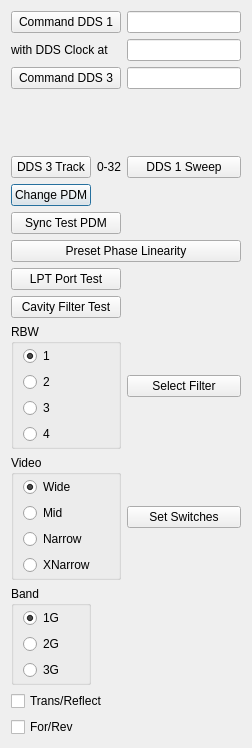
<?xml version="1.0" encoding="UTF-8"?>
<ui version="4.0">
 <class>dialogSpecialTests</class>
 <widget class="QDialog" name="dialogSpecialTests">
  <property name="geometry">
   <rect>
    <x>0</x>
    <y>0</y>
    <width>252</width>
    <height>748</height>
   </rect>
  </property>
  <property name="windowTitle">
   <string>Special Tests</string>
  </property>
  <layout class="QGridLayout" name="gridLayout">
   <item row="2" column="2">
    <widget class="QLineEdit" name="dds3out"/>
   </item>
   <item row="1" column="2">
    <widget class="QLineEdit" name="masclkf"/>
   </item>
   <item row="5" column="0">
    <widget class="QPushButton" name="pdminv">
     <property name="text">
      <string>Change PDM</string>
     </property>
    </widget>
   </item>
   <item row="4" column="1">
    <widget class="QLabel" name="dds3trktxt">
     <property name="text">
      <string>0-32</string>
     </property>
    </widget>
   </item>
   <item row="4" column="2">
    <widget class="QPushButton" name="dds1track">
     <property name="text">
      <string>DDS 1 Sweep</string>
     </property>
    </widget>
   </item>
   <item row="0" column="2">
    <widget class="QLineEdit" name="dds1out"/>
   </item>
   <item row="8" column="0" colspan="2">
    <widget class="QPushButton" name="lpttest">
     <property name="text">
      <string>LPT Port Test</string>
     </property>
    </widget>
   </item>
   <item row="9" column="0" colspan="2">
    <widget class="QPushButton" name="cftest">
     <property name="text">
      <string>Cavity Filter Test</string>
     </property>
    </widget>
   </item>
   <item row="6" column="0" colspan="2">
    <widget class="QPushButton" name="insert">
     <property name="text">
      <string>Sync Test PDM</string>
     </property>
    </widget>
   </item>
   <item row="7" column="0" colspan="3">
    <widget class="QPushButton" name="prevnalin">
     <property name="text">
      <string>Preset Phase Linearity</string>
     </property>
    </widget>
   </item>
   <item row="2" column="0" colspan="2">
    <widget class="QPushButton" name="DDS3">
     <property name="text">
      <string>Command DDS 3</string>
     </property>
    </widget>
   </item>
   <item row="0" column="0" colspan="2">
    <widget class="QPushButton" name="DDS1">
     <property name="text">
      <string>Command DDS 1</string>
     </property>
    </widget>
   </item>
   <item row="3" column="0">
    <spacer name="verticalSpacer_2">
     <property name="orientation">
      <enum>Qt::Vertical</enum>
     </property>
     <property name="sizeHint" stdset="0">
      <size>
       <width>20</width>
       <height>25</height>
      </size>
     </property>
    </spacer>
   </item>
   <item row="1" column="0" colspan="2">
    <widget class="QLabel" name="dds1txt">
     <property name="text">
      <string>with DDS Clock at</string>
     </property>
    </widget>
   </item>
   <item row="4" column="0">
    <widget class="QPushButton" name="dds3track">
     <property name="text">
      <string>DDS 3 Track</string>
     </property>
    </widget>
   </item>
   <item row="16" column="0">
    <widget class="QGroupBox" name="groupBox_2">
     <property name="minimumSize">
      <size>
       <width>0</width>
       <height>0</height>
      </size>
     </property>
     <property name="title">
      <string>Band</string>
     </property>
     <layout class="QVBoxLayout" name="verticalLayout">
      <property name="topMargin">
       <number>2</number>
      </property>
      <property name="bottomMargin">
       <number>2</number>
      </property>
      <item>
       <widget class="QRadioButton" name="radioButton_1G">
        <property name="text">
         <string>1G</string>
        </property>
        <property name="checked">
         <bool>true</bool>
        </property>
       </widget>
      </item>
      <item>
       <widget class="QRadioButton" name="radioButton_2G">
        <property name="text">
         <string>2G</string>
        </property>
       </widget>
      </item>
      <item>
       <widget class="QRadioButton" name="radioButton_3G">
        <property name="text">
         <string>3G</string>
        </property>
       </widget>
      </item>
     </layout>
    </widget>
   </item>
   <item row="15" column="0" colspan="2">
    <widget class="QGroupBox" name="groupBox">
     <property name="sizePolicy">
      <sizepolicy hsizetype="Preferred" vsizetype="Preferred">
       <horstretch>0</horstretch>
       <verstretch>0</verstretch>
      </sizepolicy>
     </property>
     <property name="minimumSize">
      <size>
       <width>0</width>
       <height>0</height>
      </size>
     </property>
     <property name="title">
      <string>Video</string>
     </property>
     <layout class="QVBoxLayout" name="verticalLayout_2">
      <property name="topMargin">
       <number>2</number>
      </property>
      <property name="bottomMargin">
       <number>2</number>
      </property>
      <item>
       <widget class="QRadioButton" name="radioButton_VW">
        <property name="text">
         <string>Wide</string>
        </property>
        <property name="checked">
         <bool>true</bool>
        </property>
       </widget>
      </item>
      <item>
       <widget class="QRadioButton" name="radioButton_VM">
        <property name="text">
         <string>Mid</string>
        </property>
       </widget>
      </item>
      <item>
       <widget class="QRadioButton" name="radioButton_VN">
        <property name="text">
         <string>Narrow</string>
        </property>
       </widget>
      </item>
      <item>
       <widget class="QRadioButton" name="radioButton_VX">
        <property name="text">
         <string>XNarrow</string>
        </property>
       </widget>
      </item>
     </layout>
    </widget>
   </item>
   <item row="17" column="0" colspan="2">
    <widget class="QCheckBox" name="checkBoxTrans">
     <property name="text">
      <string>Trans/Reflect</string>
     </property>
    </widget>
   </item>
   <item row="18" column="0" colspan="2">
    <widget class="QCheckBox" name="checkBoxFor">
     <property name="text">
      <string>For/Rev</string>
     </property>
    </widget>
   </item>
   <item row="13" column="0" colspan="2">
    <widget class="QGroupBox" name="groupBox_3">
     <property name="enabled">
      <bool>true</bool>
     </property>
     <property name="title">
      <string>RBW</string>
     </property>
     <layout class="QVBoxLayout" name="verticalLayout_3">
      <property name="topMargin">
       <number>2</number>
      </property>
      <property name="bottomMargin">
       <number>2</number>
      </property>
      <item>
       <widget class="QRadioButton" name="radioButton_RBW1">
        <property name="text">
         <string>1</string>
        </property>
        <property name="checked">
         <bool>true</bool>
        </property>
       </widget>
      </item>
      <item>
       <widget class="QRadioButton" name="radioButton_RBW2">
        <property name="text">
         <string>2</string>
        </property>
       </widget>
      </item>
      <item>
       <widget class="QRadioButton" name="radioButton_RBW3">
        <property name="text">
         <string>3</string>
        </property>
       </widget>
      </item>
      <item>
       <widget class="QRadioButton" name="radioButton_RBW4">
        <property name="text">
         <string>4</string>
        </property>
       </widget>
      </item>
     </layout>
    </widget>
   </item>
   <item row="15" column="2">
    <widget class="QPushButton" name="pushButtonSetSwitches">
     <property name="text">
      <string>Set Switches</string>
     </property>
    </widget>
   </item>
   <item row="13" column="2">
    <widget class="QPushButton" name="pushButtonSelectFilter">
     <property name="text">
      <string>Select Filter</string>
     </property>
    </widget>
   </item>
  </layout>
 </widget>
 <resources/>
 <connections/>
</ui>
